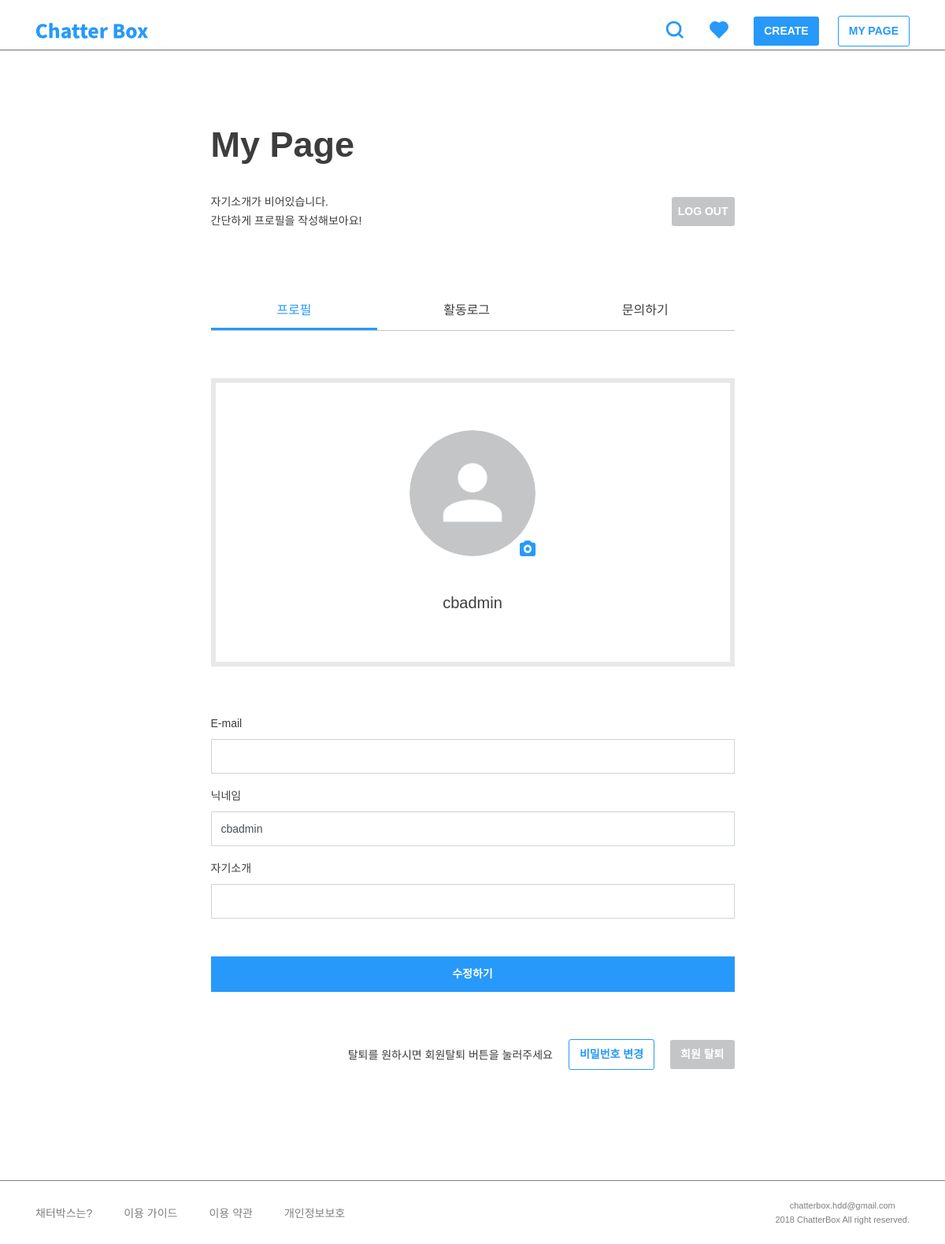
Page /member/mypage/ (signed in) on the committed database.
### member/models.py (models this page shows)
class User(AbstractUser):
    GENDER_MALE = 'm'
    GENDER_FEMALE = 'f'
    GENDER_OTHER = 'o'
    CHOICES_GENDER = (
        (GENDER_MALE, '남성'),
        (GENDER_FEMALE, '여성'),
        (GENDER_OTHER, '기타'),
    )
    profile_image = models.ImageField(
        default='default/user.png', null=True, upload_to='user')
    bio = models.CharField(max_length=160, null=True, blank=True)
    gender = models.CharField(
        max_length=1, choices=CHOICES_GENDER, null=True, blank=True)
    like_posts = models.ManyToManyField(
        'post.Post', blank=True, related_name='like_users')
    like_comments = models.ManyToManyField(
        'comment.Comment', blank=True, related_name='like_comments')
    hate_comments = models.ManyToManyField(
        'comment.Comment', blank=True, related_name='hate_comments')
    objects = UserManager()
    def __str__(self):
        return self.username

### member/views.py (the view)
@login_required
def my_page(request, backend='django.contrib.auth.backends.ModelBackend'):
    user = request.user
    if request.method == 'POST':
        profile_form = ProfileForm(
            request.POST, files=request.FILES, instance=user)
        if profile_form.is_valid():
            user = profile_form.save()
            messages.success(
                request, '<h4>프로필을 수정했어요!</h4><p>채터박스는 익명으로 의견을 나누는 [YES OR NO] 댓글 SNS입니다.</p><p>두 가지 중 선택이 어려울 때 질문하고 의견을 나누어보세요.</p>')
            django_login(
                request, user, backend='django.contrib.auth.backends.ModelBackend')
            return redirect('member:my_page')
    else:
        profile_form = ProfileForm(instance=user)
    context = {
        'user': user,
        'profile_form': profile_form,
    }
    return render(request, 'member/my_page.html', context)

### member/forms.py
class ProfileForm(forms.ModelForm):
    email = forms.EmailField(required=False)
    username = forms.CharField(required=False)
    bio = forms.CharField(required=False)
    def __init__(self, *args, **kwargs):
        kwargs.setdefault('label_suffix', '')
        super().__init__(*args, **kwargs)
        self.fields['email'].label = 'E-mail'
        self.fields['username'].label = '닉네임'
        self.fields['bio'].label = '자기소개'
        class_update_fields = ['email', 'username', 'bio', ]
        for field_name in class_update_fields:
            self.fields[field_name].widget.attrs.update({
                'class': 'form-control'
            })
    class Meta:
        model = User
        fields = (
            'profile_image',
            'email',
            'username',
            'bio',
        )

### templates/member/my_page.html (shortened to what this page needs)
{% extends 'base.html' %}
{% load static %}
{% block customCSS %}
<link rel="stylesheet" href="{% static 'css/member/my_page.css' %}">
{% endblock %}
{% block content %}
<div class="row justify-content-center">
    <div class="col-md-7 p-0 mypage">
        <h2>My Page</h2>
        <div class="info-area">
            {% if user.bio %}
            <h6>{{ user.bio }}</h6>
            {% else %}
            <h6>자기소개가 비어있습니다.<br />간단하게 프로필을 작성해보아요!</h6>
            {% endif %}
            <a class="btn btn-gray" href="{% url 'member:logout' %}">LOG OUT</a>
        </div>
        <div class="mypage-body">
            <ul class="nav nav-pills nav-fill">
                <li class="nav-item"><a class="tab-link active" href="#">
                        <h5>프로필</h5>
                    </a></li>
                <li class="nav-item"><a class="tab-link" href="{% url 'member:user_log' %}">
                        <h5>활동로그</h5>
                    </a></li>
                <li class="nav-item"><a class="tab-link" href="{% url 'member:contact' %}">
                        <h5>문의하기</h5>
                    </a></li>
            </ul>
            <div class="tab-pane" id="pills-profile">
                <div class="mypage-header">
                    <img id="previewHolder" class="profile_image" src="/media/{{ user.profile_image }}" />
                    <img class="fake-btn" src="{% static '/img/icons/camera.png' %}" />
                    <h4>{{ user }}</h4>
                </div>
                <div class="form-wrap">
                    {% include 'include/form.html' with form=profile_form submit_class='btn-full' submit_title='수정하기' enctype='file' %}
                </div>
                <div class="btn-wrap">
                    <h6>탈퇴를 원하시면 회원탈퇴 버튼을 눌러주세요</h6>
                    <a id="pw-change" class="btn btn-line" href="{% url 'member:password_change' %}">비밀번호 변경</a>
                    <form action="{% url 'member:user_delete' %}" method="post">
                        <input id="del-user" class="btn btn-gray" type="submit" value="회원 탈퇴" onclick="return confirm('정말 삭제하시겠습니까?')">
                    </form>
                </div>
            </div>
        </div>
    </div>
</div>
{% endblock %}

### templates/include/form.html (shortened to what this page needs)
<form action="" method="post"{% if enctype == 'file' %} enctype="multipart/form-data"{% endif %}>
	{% for field in form %}
		<div class="form-group{% if field.errors %} has-error{% endif %}">
			{{ field.label_tag }}
			{{ field }}
		</div>
	{% endfor %}
	<button class="btn btn-fill {{ submit_class }}" onclick="this.disabled=true,this.form.submit();">{{ submit_title }}</button>
</form>

### static/css/style.css (style rules this page uses)
html, body, div, span, applet, object, iframe, h1, h2, h3, h4, h5, h6, p, blockquote, pre, a, abbr, acronym, address, big, cite, code, del, dfn, em, img, ins, kbd, q, s, samp, small, strike, strong, sub, sup, tt, var, b, u, i, center, dl, dt, dd, ol, ul, li, fieldset, form, label, legend, table, caption, tbody, tfoot, thead, tr, th, td, article, aside, canvas, details, embed, figure, figcaption, footer, header, hgroup, menu, nav, output, ruby, section, summary, time, mark, audio, video { margin: 0; padding: 0; border: 0; font-size: 100%; font: inherit; vertical-align: baseline; }
body { display: flex; min-height: 100vh; flex-direction: column; font-family: "Noto Sans KR", sans-serif; }
ol, ul { list-style: none; }
button { all: unset; cursor: pointer; background-color: rgba(0,0,0,0); border: 0; }
a { all: unset; text-decoration: none !important; cursor: pointer; color: #3D3D3D; }
h2 { font-size: 45px; line-height: 80px; font-weight: 700; color: #3d3d3d; word-break: break-all; }
h4 { font-size: 20px; line-height: 30px; font-weight: 500; color: #3d3d3d; word-break: break-all; }
h5 { font-size: 16px; line-height: 24px; font-weight: 500; color: #3d3d3d; word-break: break-all; }
h6 { font-size: 14px; line-height: 24px; font-weight: 400; color: #3d3d3d; word-break: break-all; }
label { font-size: 16px; line-height: 24px; font-weight: 500; color: #C3C5C7; word-break: break-all; }
.btn { padding: 8px 13px; border: 0; border-radius: 3px; font-size: 14px; font-weight: 700; word-break: keep-all; }
.btn-full { padding: 12px 0; width: 100%; border-radius: 0; }
.btn-fill { -webkit-text-fill-color: #fff !important; color: #fff !important; background-color: #2699FB; }
.btn-line { -webkit-text-fill-color: #2699FB !important; color: #2699FB !important; background-color: #fff; border: 1px solid #2699FB; }
.btn-gray { -webkit-text-fill-color: #fff !important; color: #fff !important; background-color: #C3C5C7; }
.form-group label { margin-bottom: 8px; font-size: 14px; font-weight: 500; line-height: 24px; color: #3D3D3D; }
.form-group .form-control { height: 44px; border-radius: 0; font-size: 14px; }
.form-wrap .form-group input { width: 100%; height: 44px; border-radius: 0; display: block; padding: .375rem .75rem; font-size: 14px; line-height: 1.5; color: #495057; background-clip: padding-box; border: 1px solid #ced4da; transition: border-color .15s ease-in-out,box-shadow .15s ease-in-out; }
.nav-pills { border-bottom: 1px solid #C3C5C7; }
.nav-pills .tab-link h5 { padding: 10px; }
.nav-pills .tab-link.active h5 { -webkit-text-fill-color: #2699FB; color: #2699FB; border-bottom: 3px solid #2699FB; }

### static/css/member/my_page.css (style rules this page uses)
.mypage { margin: 80px 0; }
.mypage h2 { margin-bottom: 20px; }
.mypage .info-area { display: flex; justify-content: space-between; align-items: center; margin-bottom: 80px; }
.mypage .info-area .btn-gray { padding: 8px; }
.mypage-body { margin-bottom: 60px; }
.mypage-body .mypage-header { width: 100%; margin: 60px 0; padding: 60px; text-align: center; border: 6px solid #E8E8E8; }
.mypage-body #pills-profile .mypage-header .profile_image { width: 160px; height: 160px; border-radius: 50%; }
.mypage-body #pills-profile .mypage-header .fake-btn { width: 20px; margin-left: -25px; cursor: pointer; }
.mypage-body #pills-profile .mypage-header h4 { margin-top: 40px; }
.mypage-body #pills-profile .btn-full { margin: 32px 0 60px; }
.mypage-body #pills-profile .btn-wrap { display: flex; justify-content: flex-end; align-items: center; }
.mypage-body #pills-profile .btn-wrap a { margin: 0 20px; }

### rows in the picture
User: profile_image (placeholder picture), username "cbadmin", form "cbadmin"

### other values in the picture
{{ field.label_tag }} "E-mail" "닉네임" "자기소개"
{{ submit_title }} "수정하기"
